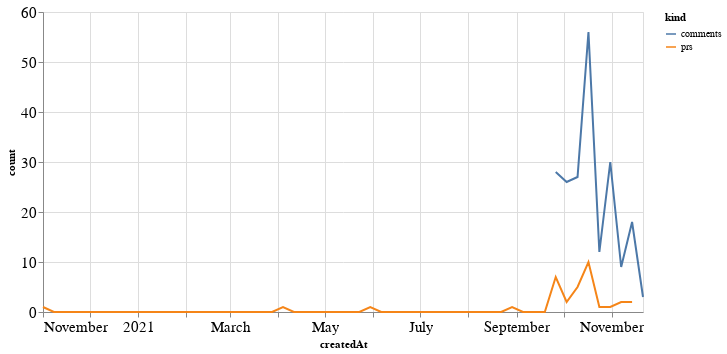

Write notebook code for a chart like this one.
### Code cell
alt.Chart(total_time, width=600).mark_line().encode(
    x='createdAt',
    y='count',
    color='kind'
)

### Figure 1 — Vega-Lite specification as saved in the notebook (floating-point values rounded to 4 significant figures)
{"config": {"axisLeft": {"labelFontSize": 15}, "axisBottom": {"labelFontSize": 15}}, "data": {"name": "data-67f17b0f0be895028b6366d42fcc77dc"}, "mark": "line", "encoding": {"color": {"type": "nominal", "field": "kind"}, "x": {"type": "temporal", "field": "createdAt"}, "y": {"type": "quantitative", "field": "count"}}, "width": 600, "$schema": "https://vega.github.io/schema/vega-lite/v4.8.1.json", "datasets": {"data-67f17b0f0be895028b6366d42fcc77dc": [{"createdAt": "2020-11-01T00:00:00", "kind": "prs", "count": 1.0}, {"createdAt": "2020-11-08T00:00:00", "kind": "prs", "count": 0.0}, {"createdAt": "2020-11-15T00:00:00", "kind": "prs", "count": 0.0}, {"createdAt": "2020-11-22T00:00:00", "kind": "prs", "count": 0.0}, {"createdAt": "2020-11-29T00:00:00", "kind": "prs", "count": 0.0}, {"createdAt": "2020-12-06T00:00:00", "kind": "prs", "count": 0.0}, {"createdAt": "2020-12-13T00:00:00", "kind": "prs", "count": 0.0}, {"createdAt": "2020-12-20T00:00:00", "kind": "prs", "count": 0.0}, {"createdAt": "2020-12-27T00:00:00", "kind": "prs", "count": 0.0}, {"createdAt": "2021-01-03T00:00:00", "kind": "prs", "count": 0.0}, {"createdAt": "2021-01-10T00:00:00", "kind": "prs", "count": 0.0}, {"createdAt": "2021-01-17T00:00:00", "kind": "prs", "count": 0.0}, {"createdAt": "2021-01-24T00:00:00", "kind": "prs", "count": 0.0}, {"createdAt": "2021-01-31T00:00:00", "kind": "prs", "count": 0.0}, {"createdAt": "2021-02-07T00:00:00", "kind": "prs", "count": 0.0}, {"createdAt": "2021-02-14T00:00:00", "kind": "prs", "count": 0.0}, {"createdAt": "2021-02-21T00:00:00", "kind": "prs", "count": 0.0}, {"createdAt": "2021-02-28T00:00:00", "kind": "prs", "count": 0.0}, {"createdAt": "2021-03-07T00:00:00", "kind": "prs", "count": 0.0}, {"createdAt": "2021-03-14T00:00:00", "kind": "prs", "count": 0.0}, {"createdAt": "2021-03-21T00:00:00", "kind": "prs", "count": 0.0}, {"createdAt": "2021-03-28T00:00:00", "kind": "prs", "count": 0.0}, {"createdAt": "2021-04-04T00:00:00", "kind": "prs", "count": 1.0}, {"createdAt": "2021-04-11T00:00:00", "kind": "prs", "count": 0.0}, {"createdAt": "2021-04-18T00:00:00", "kind": "prs", "count": 0.0}, {"createdAt": "2021-04-25T00:00:00", "kind": "prs", "count": 0.0}, {"createdAt": "2021-05-02T00:00:00", "kind": "prs", "count": 0.0}, {"createdAt": "2021-05-09T00:00:00", "kind": "prs", "count": 0.0}, {"createdAt": "2021-05-16T00:00:00", "kind": "prs", "count": 0.0}, {"createdAt": "2021-05-23T00:00:00", "kind": "prs", "count": 0.0}, {"createdAt": "2021-05-30T00:00:00", "kind": "prs", "count": 1.0}, {"createdAt": "2021-06-06T00:00:00", "kind": "prs", "count": 0.0}, {"createdAt": "2021-06-13T00:00:00", "kind": "prs", "count": 0.0}, {"createdAt": "2021-06-20T00:00:00", "kind": "prs", "count": 0.0}, {"createdAt": "2021-06-27T00:00:00", "kind": "prs", "count": 0.0}, {"createdAt": "2021-07-04T00:00:00", "kind": "prs", "count": 0.0}, {"createdAt": "2021-07-11T00:00:00", "kind": "prs", "count": 0.0}, {"createdAt": "2021-07-18T00:00:00", "kind": "prs", "count": 0.0}, {"createdAt": "2021-07-25T00:00:00", "kind": "prs", "count": 0.0}, {"createdAt": "2021-08-01T00:00:00", "kind": "prs", "count": 0.0}, {"createdAt": "2021-08-08T00:00:00", "kind": "prs", "count": 0.0}, {"createdAt": "2021-08-15T00:00:00", "kind": "prs", "count": 0.0}, {"createdAt": "2021-08-22T00:00:00", "kind": "prs", "count": 0.0}, {"createdAt": "2021-08-29T00:00:00", "kind": "prs", "count": 1.0}, {"createdAt": "2021-09-05T00:00:00", "kind": "prs", "count": 0.0}, {"createdAt": "2021-09-12T00:00:00", "kind": "prs", "count": 0.0}, {"createdAt": "2021-09-19T00:00:00", "kind": "prs", "count": 0.0}, {"createdAt": "2021-09-26T00:00:00", "kind": "prs", "count": 7.0}, {"createdAt": "2021-10-03T00:00:00", "kind": "prs", "count": 2.0}, {"createdAt": "2021-10-10T00:00:00", "kind": "prs", "count": 5.0}, {"createdAt": "2021-10-17T00:00:00", "kind": "prs", "count": 10.0}, {"createdAt": "2021-10-24T00:00:00", "kind": "prs", "count": 1.0}, {"createdAt": "2021-10-31T00:00:00", "kind": "prs", "count": 1.0}, {"createdAt": "2021-11-07T00:00:00", "kind": "prs", "count": 2.0}, {"createdAt": "2021-11-14T00:00:00", "kind": "prs", "count": 2.0}, {"createdAt": "2021-11-21T00:00:00", "kind": "prs", "count": null}, {"createdAt": "2020-11-01T00:00:00", "kind": "comments", "count": null}, {"createdAt": "2020-11-08T00:00:00", "kind": "comments", "count": null}, {"createdAt": "2020-11-15T00:00:00", "kind": "comments", "count": null}, {"createdAt": "2020-11-22T00:00:00", "kind": "comments", "count": null}, {"createdAt": "2020-11-29T00:00:00", "kind": "comments", "count": null}, {"createdAt": "2020-12-06T00:00:00", "kind": "comments", "count": null}, {"createdAt": "2020-12-13T00:00:00", "kind": "comments", "count": null}, {"createdAt": "2020-12-20T00:00:00", "kind": "comments", "count": null}, {"createdAt": "2020-12-27T00:00:00", "kind": "comments", "count": null}, {"createdAt": "2021-01-03T00:00:00", "kind": "comments", "count": null}, {"createdAt": "2021-01-10T00:00:00", "kind": "comments", "count": null}, {"createdAt": "2021-01-17T00:00:00", "kind": "comments", "count": null}, {"createdAt": "2021-01-24T00:00:00", "kind": "comments", "count": null}, {"createdAt": "2021-01-31T00:00:00", "kind": "comments", "count": null}, {"createdAt": "2021-02-07T00:00:00", "kind": "comments", "count": null}, {"createdAt": "2021-02-14T00:00:00", "kind": "comments", "count": null}, {"createdAt": "2021-02-21T00:00:00", "kind": "comments", "count": null}, {"createdAt": "2021-02-28T00:00:00", "kind": "comments", "count": null}, {"createdAt": "2021-03-07T00:00:00", "kind": "comments", "count": null}, {"createdAt": "2021-03-14T00:00:00", "kind": "comments", "count": null}, {"createdAt": "2021-03-21T00:00:00", "kind": "comments", "count": null}, {"createdAt": "2021-03-28T00:00:00", "kind": "comments", "count": null}, {"createdAt": "2021-04-04T00:00:00", "kind": "comments", "count": null}, {"createdAt": "2021-04-11T00:00:00", "kind": "comments", "count": null}, {"createdAt": "2021-04-18T00:00:00", "kind": "comments", "count": null}, {"createdAt": "2021-04-25T00:00:00", "kind": "comments", "count": null}, {"createdAt": "2021-05-02T00:00:00", "kind": "comments", "count": null}, {"createdAt": "2021-05-09T00:00:00", "kind": "comments", "count": null}, {"createdAt": "2021-05-16T00:00:00", "kind": "comments", "count": null}, {"createdAt": "2021-05-23T00:00:00", "kind": "comments", "count": null}, {"createdAt": "2021-05-30T00:00:00", "kind": "comments", "count": null}, {"createdAt": "2021-06-06T00:00:00", "kind": "comments", "count": null}, {"createdAt": "2021-06-13T00:00:00", "kind": "comments", "count": null}, {"createdAt": "2021-06-20T00:00:00", "kind": "comments", "count": null}, {"createdAt": "2021-06-27T00:00:00", "kind": "comments", "count": null}, {"createdAt": "2021-07-04T00:00:00", "kind": "comments", "count": null}, {"createdAt": "2021-07-11T00:00:00", "kind": "comments", "count": null}, {"createdAt": "2021-07-18T00:00:00", "kind": "comments", "count": null}, {"createdAt": "2021-07-25T00:00:00", "kind": "comments", "count": null}, {"createdAt": "2021-08-01T00:00:00", "kind": "comments", "count": null}, {"createdAt": "2021-08-08T00:00:00", "kind": "comments", "count": null}, {"createdAt": "2021-08-15T00:00:00", "kind": "comments", "count": null}, {"createdAt": "2021-08-22T00:00:00", "kind": "comments", "count": null}, {"createdAt": "2021-08-29T00:00:00", "kind": "comments", "count": null}, {"createdAt": "2021-09-05T00:00:00", "kind": "comments", "count": null}, {"createdAt": "2021-09-12T00:00:00", "kind": "comments", "count": null}, {"createdAt": "2021-09-19T00:00:00", "kind": "comments", "count": null}, {"createdAt": "2021-09-26T00:00:00", "kind": "comments", "count": 28.0}, {"createdAt": "2021-10-03T00:00:00", "kind": "comments", "count": 26.0}, {"createdAt": "2021-10-10T00:00:00", "kind": "comments", "count": 27.0}, {"createdAt": "2021-10-17T00:00:00", "kind": "comments", "count": 56.0}, {"createdAt": "2021-10-24T00:00:00", "kind": "comments", "count": 12.0}, {"createdAt": "2021-10-31T00:00:00", "kind": "comments", "count": 30.0}, {"createdAt": "2021-11-07T00:00:00", "kind": "comments", "count": 9.0}, {"createdAt": "2021-11-14T00:00:00", "kind": "comments", "count": 18.0}, {"createdAt": "2021-11-21T00:00:00", "kind": "comments", "count": 3.0}]}}
